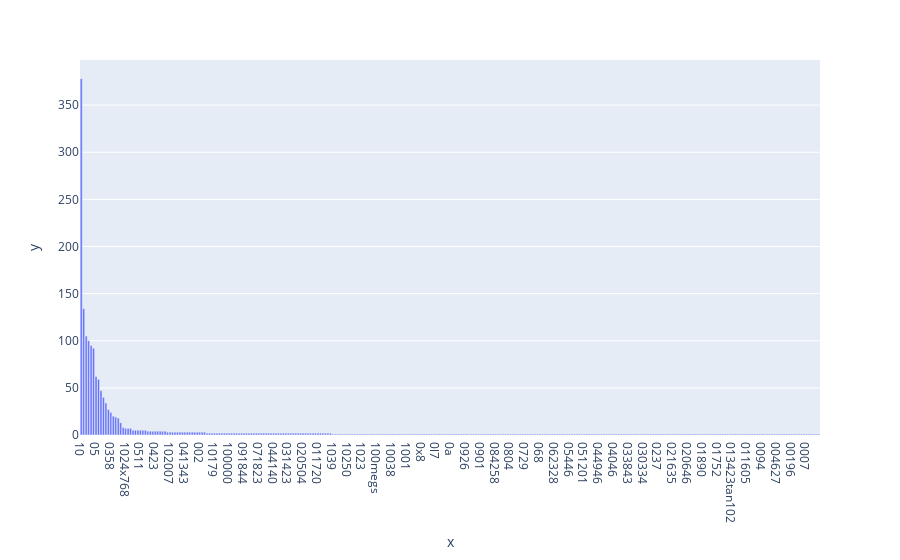

This figure's notebook cell:
### Markdown cell above
### >>> **Exercise 15 (take home):** 
Additionally, you can attempt to sort the terms on the `x-axis` by frequency instead of in alphabetical order. This way the visualization is more meaninfgul and you will be able to observe the so called [long tail](https://en.wikipedia.org/wiki/Long_tail) (get familiar with this term since it will appear a lot in data mining and other statistics courses). see picture below

![alt txt](https://upload.wikimedia.org/wikipedia/commons/thumb/8/8a/Long_tail.svg/1000px-Long_tail.svg.png)

### Code cell
# Answer here

freq_word = zip(term_frequencies[:300].tolist(),count_vect.get_feature_names_out()[:300].tolist())
freq_word = sorted(freq_word, reverse= True)
fig = px.bar(x=[word for _,word in freq_word] , y=[freq for freq,_ in freq_word])
fig.show()

### Figure 1 — Plotly figure (JSON) as saved in the notebook; plotly's stock layout.template omitted (floating-point values rounded to 4 significant figures; data arrays with more than 128 entries replaced by an {"elided": "..."} marker saying what was removed)
{"data": [{"alignmentgroup": "True", "hovertemplate": "x=%{x}<br>y=%{y}<extra></extra>", "legendgroup": "", "marker": {"color": "#636efa", "pattern": {"shape": ""}}, "name": "", "offsetgroup": "", "orientation": "v", "showlegend": false, "textposition": "auto", "type": "bar", "x": {"elided": "300 str values"}, "xaxis": "x", "y": {"elided": "300 int values"}, "yaxis": "y"}], "layout": {"barmode": "relative", "legend": {"tracegroupgap": 0}, "margin": {"t": 60}, "xaxis": {"anchor": "y", "domain": [0, 1], "title": {"text": "x"}}, "yaxis": {"anchor": "x", "domain": [0, 1], "title": {"text": "y"}}}}
